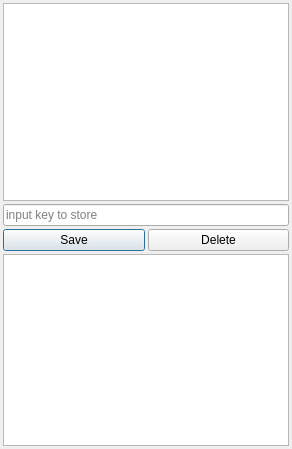
<?xml version="1.0" encoding="UTF-8"?>
<ui version="4.0">
 <class>MainWindow</class>
 <widget class="QMainWindow" name="MainWindow">
  <property name="geometry">
   <rect>
    <x>0</x>
    <y>0</y>
    <width>292</width>
    <height>449</height>
   </rect>
  </property>
  <property name="sizePolicy">
   <sizepolicy hsizetype="Expanding" vsizetype="Expanding">
    <horstretch>1</horstretch>
    <verstretch>1</verstretch>
   </sizepolicy>
  </property>
  <property name="sizeIncrement">
   <size>
    <width>1</width>
    <height>1</height>
   </size>
  </property>
  <property name="windowTitle">
   <string>Cypher</string>
  </property>
  <widget class="QWidget" name="centralWidget">
   <property name="sizePolicy">
    <sizepolicy hsizetype="Expanding" vsizetype="Expanding">
     <horstretch>1</horstretch>
     <verstretch>1</verstretch>
    </sizepolicy>
   </property>
   <layout class="QVBoxLayout" name="verticalLayout">
    <property name="spacing">
     <number>3</number>
    </property>
    <property name="leftMargin">
     <number>3</number>
    </property>
    <property name="topMargin">
     <number>3</number>
    </property>
    <property name="rightMargin">
     <number>3</number>
    </property>
    <property name="bottomMargin">
     <number>3</number>
    </property>
    <item>
     <widget class="QListView" name="listView">
      <property name="sizePolicy">
       <sizepolicy hsizetype="Expanding" vsizetype="Preferred">
        <horstretch>0</horstretch>
        <verstretch>1</verstretch>
       </sizepolicy>
      </property>
      <property name="editTriggers">
       <set>QAbstractItemView::NoEditTriggers</set>
      </property>
     </widget>
    </item>
    <item>
     <layout class="QHBoxLayout" name="horizontalNameEditLayout">
      <property name="spacing">
       <number>3</number>
      </property>
      <item>
       <widget class="QLineEdit" name="nameEdit">
        <property name="placeholderText">
         <string>input key to store</string>
        </property>
        <property name="clearButtonEnabled">
         <bool>true</bool>
        </property>
       </widget>
      </item>
     </layout>
    </item>
    <item>
     <layout class="QHBoxLayout" name="horizontalBtnLayout">
      <property name="spacing">
       <number>3</number>
      </property>
      <item>
       <widget class="QPushButton" name="saveButton">
        <property name="text">
         <string>Save</string>
        </property>
        <property name="autoDefault">
         <bool>true</bool>
        </property>
        <property name="default">
         <bool>true</bool>
        </property>
       </widget>
      </item>
      <item>
       <widget class="QPushButton" name="deleteButton">
        <property name="text">
         <string>Delete</string>
        </property>
       </widget>
      </item>
     </layout>
    </item>
    <item>
     <widget class="QPlainTextEdit" name="valueEdit">
      <property name="sizePolicy">
       <sizepolicy hsizetype="Expanding" vsizetype="Maximum">
        <horstretch>0</horstretch>
        <verstretch>1</verstretch>
       </sizepolicy>
      </property>
      <property name="plainText">
       <string/>
      </property>
      <property name="placeholderText">
       <string>input value here</string>
      </property>
     </widget>
    </item>
   </layout>
  </widget>
 </widget>
 <layoutdefault spacing="6" margin="11"/>
 <tabstops>
  <tabstop>nameEdit</tabstop>
  <tabstop>valueEdit</tabstop>
  <tabstop>saveButton</tabstop>
  <tabstop>deleteButton</tabstop>
  <tabstop>listView</tabstop>
 </tabstops>
 <resources/>
 <connections/>
</ui>
